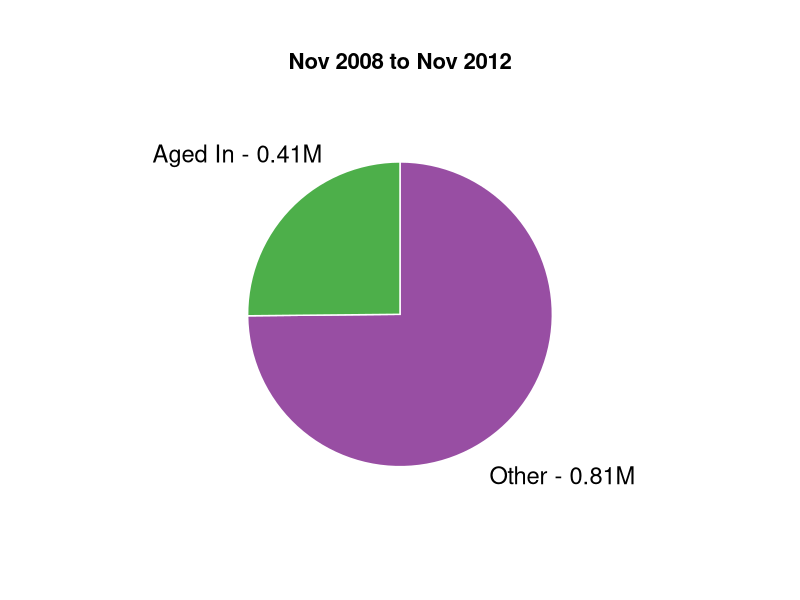

Write R code to recreate this figure.
# Load required libraries
library(ggplot2)
library(dplyr)

s1 <- "Aged In"
s2 <- "Other"
value <- c(0.41, 1.22)
group1 <- paste0(s1, " - ", value[1], "M")
group2 <- paste0(s2, " - ", round(value[2] - value[1], 2), "M")

# Create Data
data <- data.frame(
  group = c(group1, group2),
  value = value
)

# Create a named vector for colors
color_mapping <- c("#4DAF4A", "#984EA3")
names(color_mapping) <- c(group1, group2)

# Compute the position of labels
data <- data %>% 
  arrange(desc(group)) %>%
  mutate(prop = value / sum(data$value) * 100) %>%
  mutate(ypos = cumsum(prop) - 0.5 * prop)

# Basic piechart with adjusted label positions, custom colors, and title
ggplot(data, aes(x = "", y = prop, fill = group)) +
  geom_bar(stat = "identity", width = 1, color = "white") +
  coord_polar("y", start = 0) +
  theme_void() + 
  theme(
    legend.position = "none",
    plot.title = element_text(vjust = -8.1, hjust = 0.5, size = 16, face = "bold")
  ) +
  
  # Adjust the label positions using position_nudge()
  geom_text(aes(y = ypos, label = group), color = "black", size = 6,
            position = position_nudge(x = 1.00)) +
  
  # Use custom colors with variable group names
  scale_fill_manual(values = color_mapping) +
  
  # Add title
  labs(title = "Nov 2008 to Nov 2012")